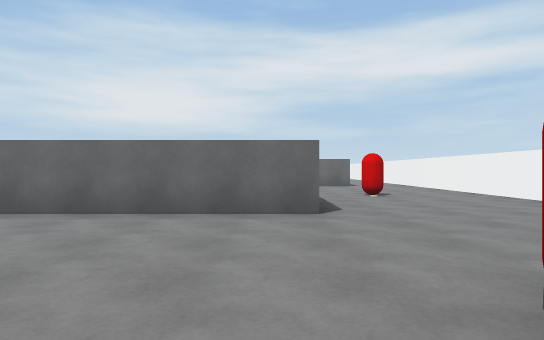
View 1 (above)

23 first-person views from a walk through a 3-D level made in the Unity game engine. The camera is 1.2 m above the floor, looks level and sees 75° across. The floor is counted in squares, 2 m on a side. Each view is taken from the middle of a square. On the plan, view 1 faces up. The plan holds only what a view shows up to about 10 squares ahead; the rest is blank. The player is left out.

View 2
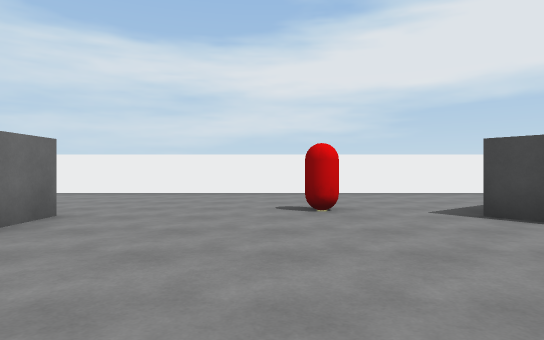

View 3
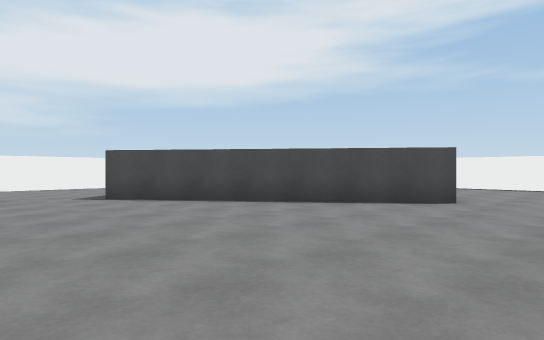

View 4
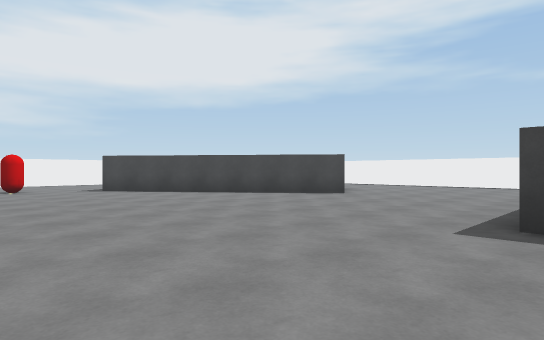

View 5
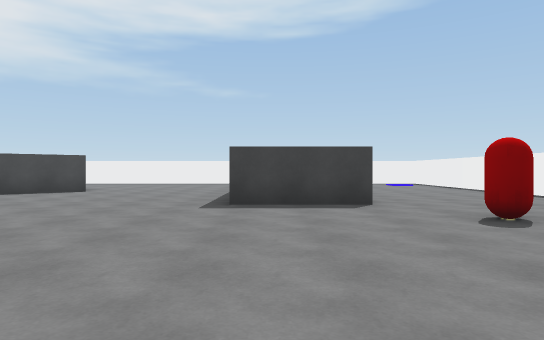

View 6
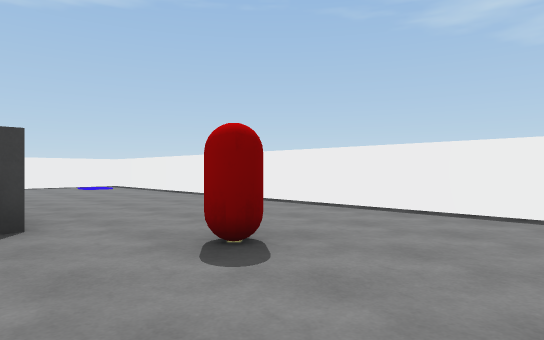

View 7
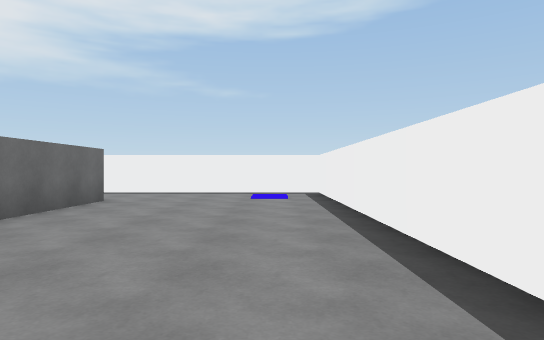

View 8
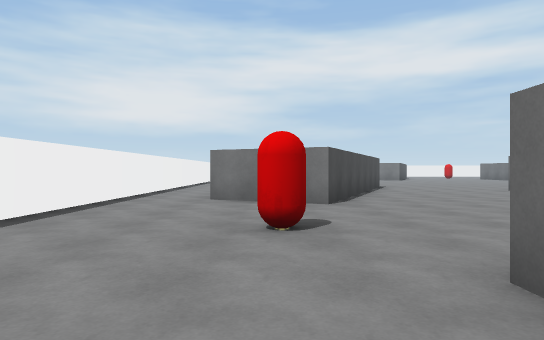

View 9
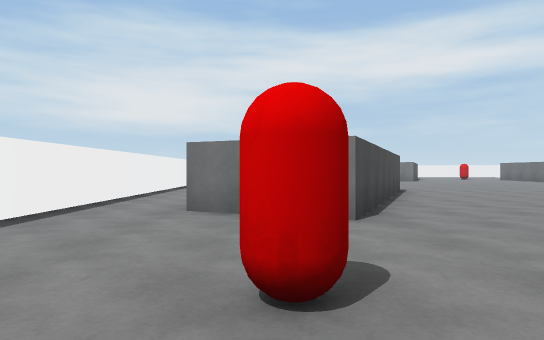

View 10
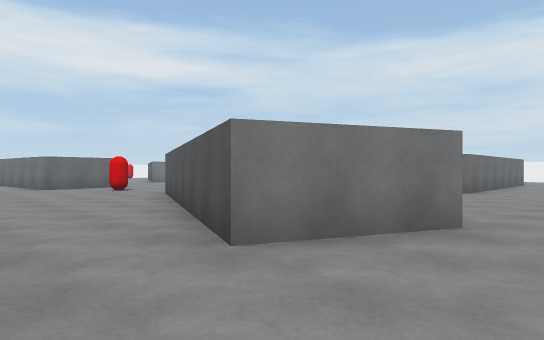

View 11
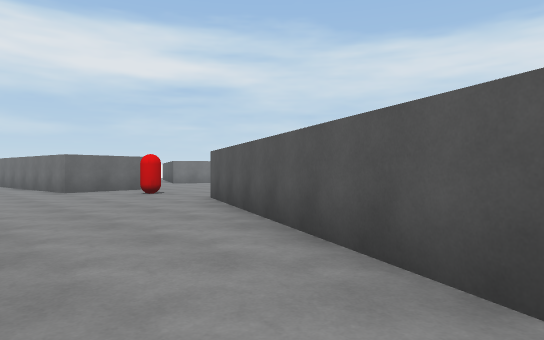

View 12
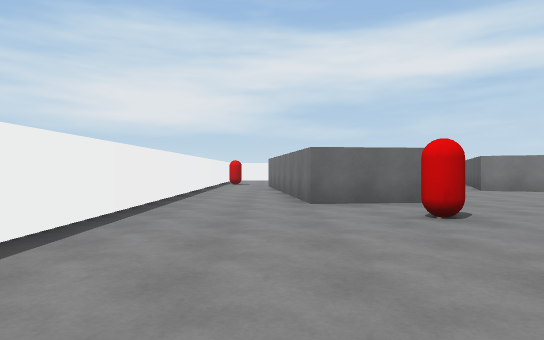

View 13
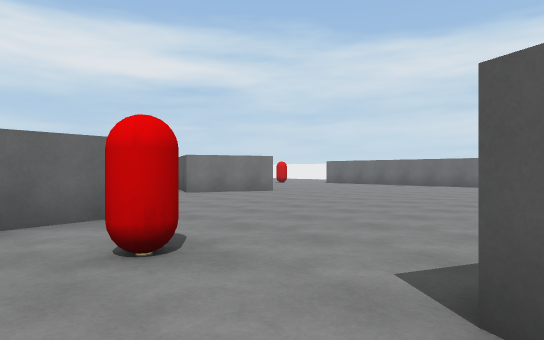

View 14
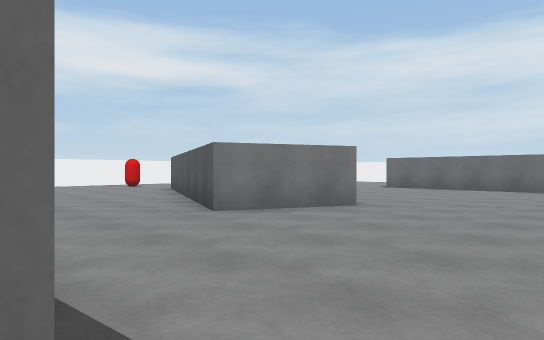

View 15
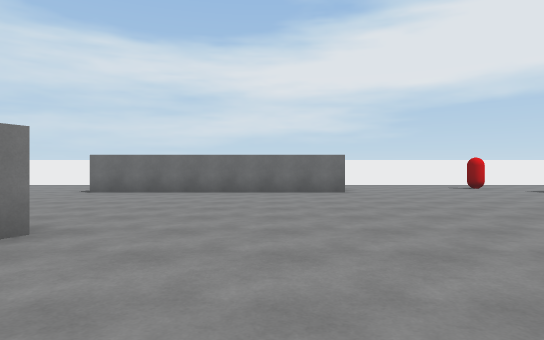

View 16
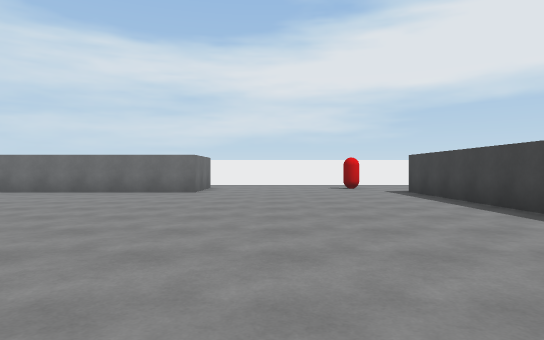

View 17
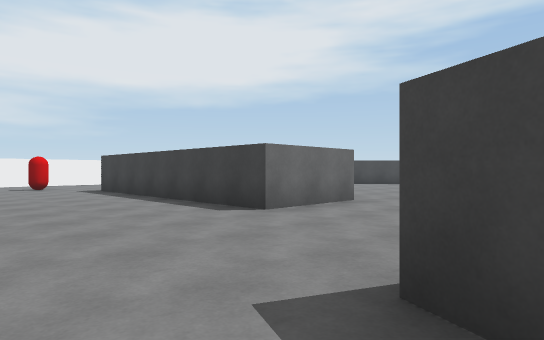

View 18
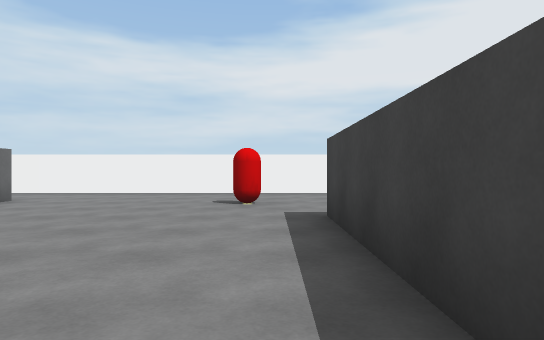

View 19
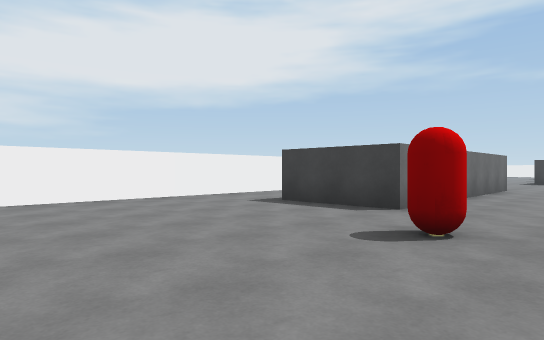

View 20
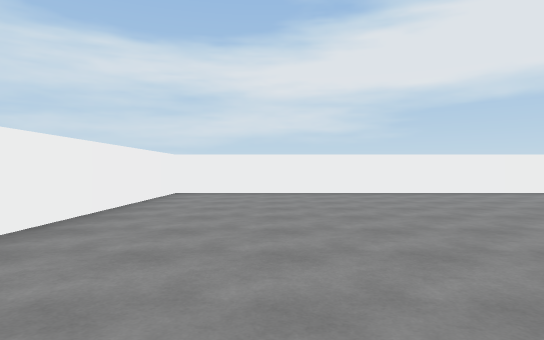

View 21
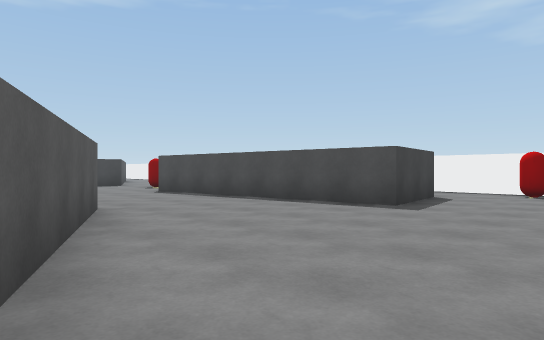

View 22
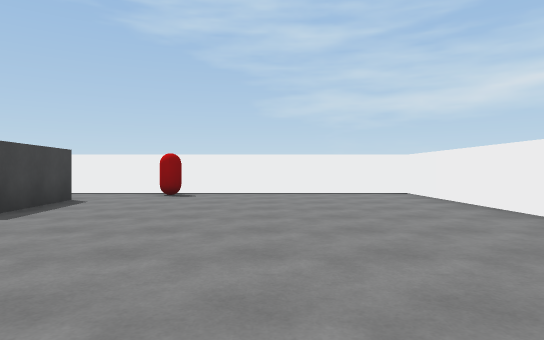

View 23
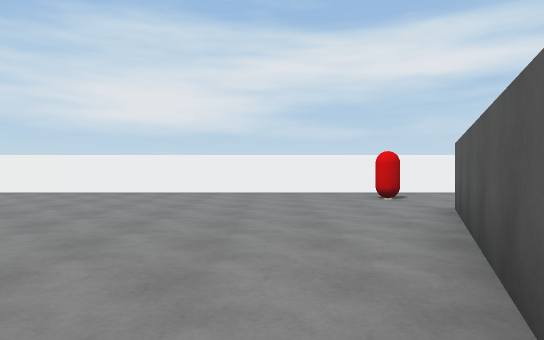

### Floor plan
Points are (right, up) in squares from view 1. A wall is a line through its corners. A room is listed if a view was taken in it or the views show most of it. See-through windows are left out.
Room 1 (views 1, 2, 3, 4, 5, 6, 7, 8, 9, 10, 11, 12, 13, 14, 15, 16, 17, 18, 19, 20, 21, 22, 23)
walls: (-9.5, 8.8) (-12, 3.2) (-14.2, 4.2) (-11.5, 10.4); (-9.9, 9.7) (-9.2, 9.4); (0.8, 4.8) (-6.1, 4.8) (-6.1, 7.3) (0.8, 7.3); (1, 13.1) (0.4, 13.1) (0.4, 19.8) (2.9, 19.8); (-10.8, 14.5) (-13.3, 14.2) (-13.7, 17.9); (-5.7, 17.2) (-8, 18.3) (-5.2, 24.5); (-16.3, 9) (-16.3, -10.5) (-10.5, -10.5); (-11.8, -1.1) (-9.2, -1.1); (5.2, 18.1) (5.2, 28.5) (-0.8, 28.5); (-4.9, -4.8) (0.6, -0.7); (-16.3, 18) (-16.3, 10.9); (-14.1, 21) (-11.7, 21.3) (-10.9, 14.8); (5.2, -3.6) (5.2, 14.9); (-11.7, -7.9) (-11.7, -5.2); (-3, 28.5) (-16.3, 28.5) (-16.3, 19.8)
objects: red capsule (-16, 23) to (-15, 23); other object (-15, -9); red capsule (-13, 1); red capsule (-12, 13); red capsule (-6, 27); red capsule (-1, 22); red capsule (1, 1); red capsule (2, 8)

Positions as (right, up) in squares from view 1, and headings:
1: (0, 0), facing up
2: (-4, 2), facing right
3: (-7, 2), facing down-right
4: (-10, 3), facing down-right
5: (-10, 5), facing down
6: (-11, 3), facing down-left
7: (-15, -1), facing down
8: (-13, -3), facing up
9: (-13, -1), facing up
10: (-16, 2), facing up-right
11: (-16, 4), facing up-right
12: (-14, 8), facing up
13: (-13, 10), facing up-right
14: (-11, 14), facing up-right
15: (-9, 15), facing right
16: (-9, 11), facing right
17: (-10, 11), facing down-right
18: (-4, 8), facing right
19: (-2, 25), facing down-right
20: (-4, 26), facing right
21: (-6, 24), facing down-left
22: (-7, 25), facing left
23: (-8, 19), facing up
